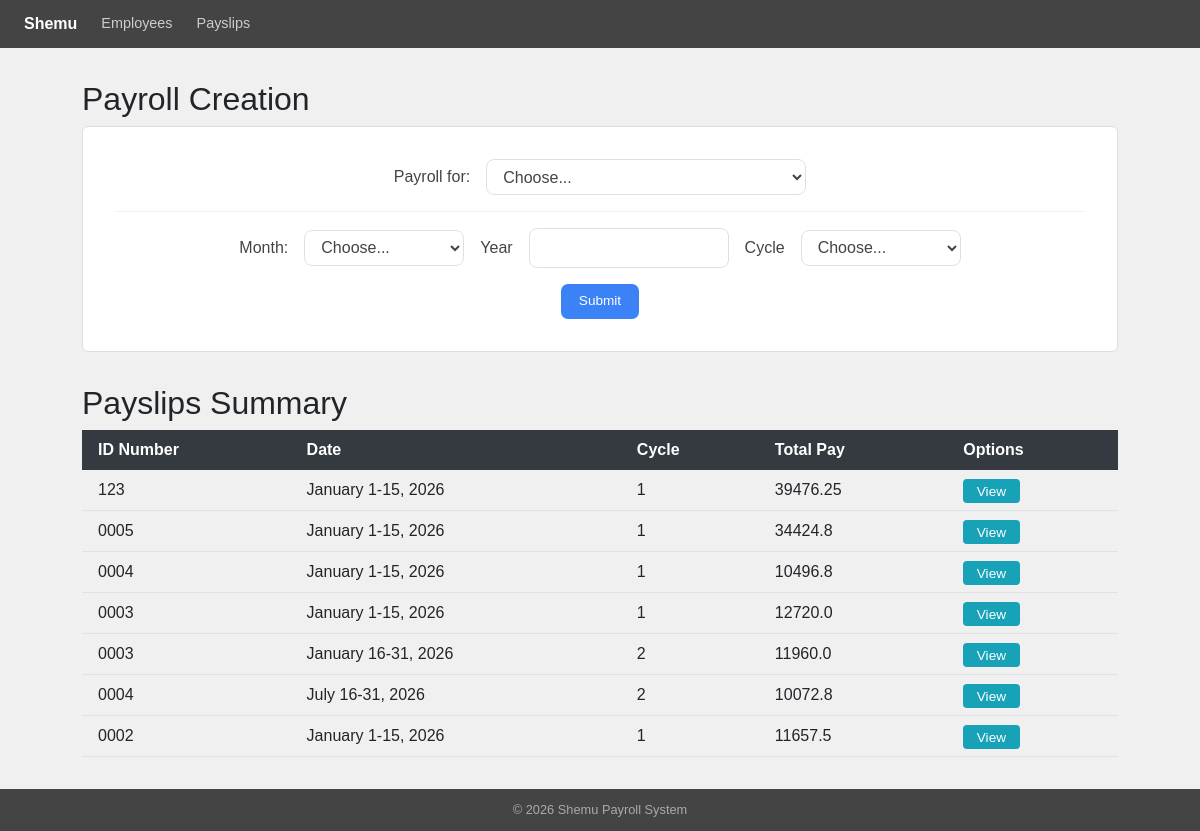
Page /payslips/ on the earlier database version.
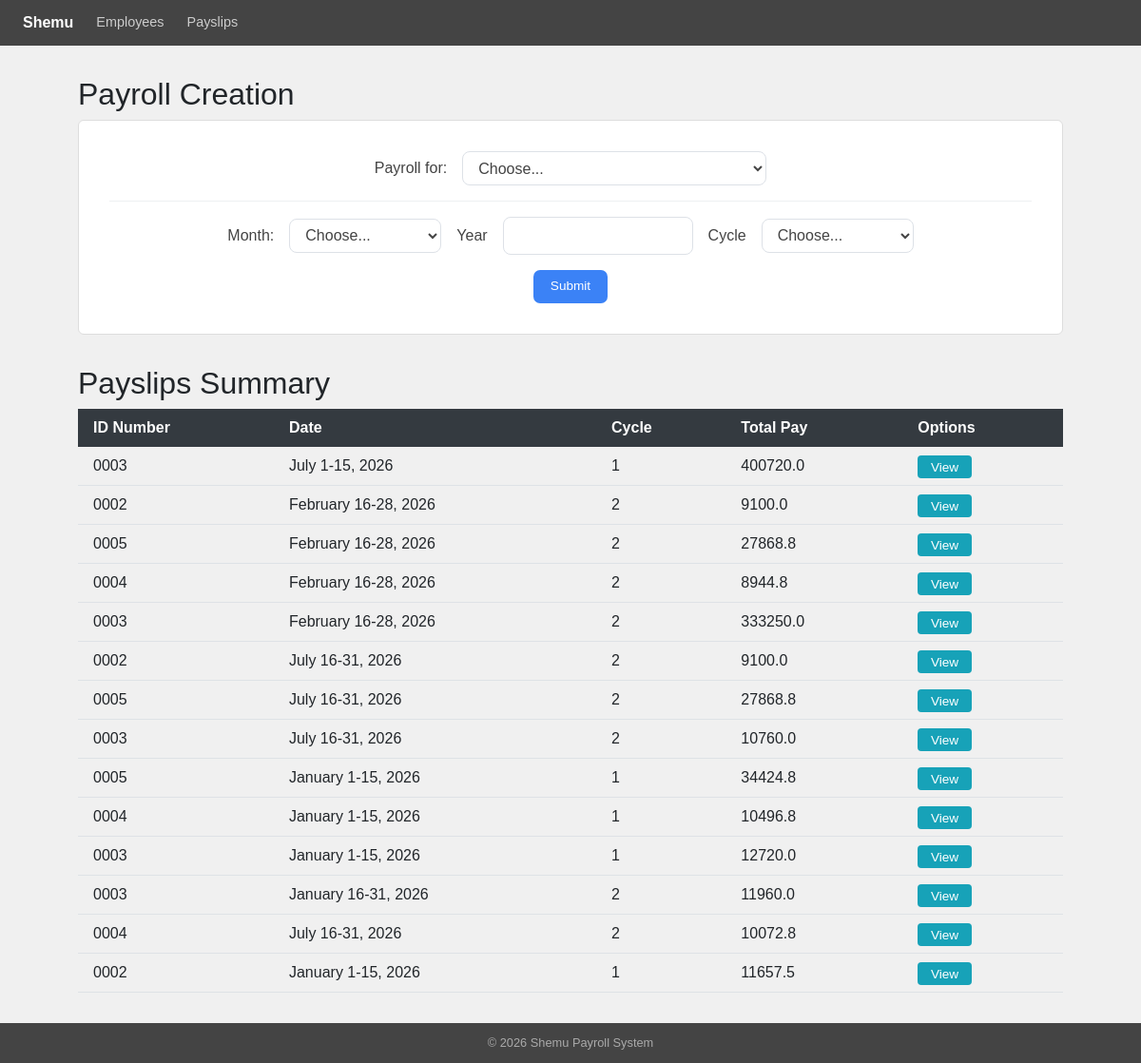
Same page on the later database version.
### payroll_app/models.py (models this page shows, shortened)
class Payslip(models.Model):
    employee_id_number = models.ForeignKey(Employee, on_delete=models.CASCADE)
    month = models.CharField(max_length=20)
    date_range = models.CharField(max_length=50)
    year = models.CharField(max_length=10)
    pay_cycle = models.IntegerField()
    rate = models.FloatField()
    earnings_allowance = models.FloatField()
    deductions_tax = models.FloatField()
    deductions_health = models.FloatField()
    pag_ibig = models.FloatField()
    sss = models.FloatField()
    overtime = models.FloatField()
    total_pay = models.FloatField()

class Employee(models.Model):
    name = models.CharField(max_length=100)
    id_number = models.CharField(max_length=50, unique=True)
    rate = models.FloatField()
    overtime_pay = models.FloatField(null=True, blank=True)
    allowance = models.FloatField(null=True, blank=True)

### payroll_app/views.py (the view)
# urls.py: path('payslips/',                  views.payslips,        name='payslips'),
def payslips(request):
    all_payslips = Payslip.objects.all().order_by('-pk') #fetches all payslip records from DB, ordered by newest first
    all_employees = Employee.objects.all() #fetches all Employee records
    context = {
        'payslips'  : all_payslips,
        'employees' : all_employees,
    }
    return render(request, 'payroll_app/payslips.html', context)

### payroll_app/templates/payroll_app/payslips.html (shortened to what this page needs)
{% extends 'payroll_app/base.html' %}
{% block content %}
<div style="max-width:1100px;">
  <h2>Payroll Creation</h2>
  <div class="form-card" style="max-width:1100px; width:100%;">
    <form method="post" action="{% url 'create_payroll' %}">
      <div style="display:flex; justify-content:center; align-items:center; gap:1rem; padding-bottom:1rem; border-bottom:1px solid #eef0f2; margin-bottom:1rem;">
        <label for="id_payroll_for" style="white-space:nowrap; font-weight:500; color:#444;">Payroll for:</label>
        <select id="id_payroll_for" name="payroll_for" style="width:320px; border:1px solid #dde1e7; border-radius:8px; padding:.45rem .75rem; background-color:#fff; color:#444; outline:none;">
          <option value="">Choose...</option>
        </select>
      </div>
      <div style="display:flex; justify-content:center; align-items:center; gap:1rem; margin-bottom:1rem;">
        <label for="id_month" style="white-space:nowrap; color:#444;">Month:</label>
        <select id="id_month" name="month" style="width:160px; border:1px solid #dde1e7; border-radius:8px; padding:.45rem .75rem; background-color:#fff; color:#444; outline:none;">
          <option value="">Choose...</option>
        </select>
        <label for="id_year" style="white-space:nowrap; color:#444;">Year</label>
        <input type="text" id="id_year" name="year" maxlength="4" pattern="[0-9]{4}" placeholder="" style="width:200px; border:1px solid #dde1e7; border-radius:8px; padding:.45rem .75rem; background-color:#fff; color:#444; outline:none;">
        <label for="id_cycle" style="white-space:nowrap; color:#444;">Cycle</label>
        <select id="id_cycle" name="cycle" style="width:160px; border:1px solid #dde1e7; border-radius:8px; padding:.45rem .75rem; background-color:#fff; color:#444; outline:none;">
          <option value="">Choose...</option>
        </select>
      </div>
      <div style="display:flex; justify-content:center;">
        <button type="submit" class="btn-shemu-primary">Submit</button>
      </div>
    </form>
  </div>
  <div style="margin-top:2rem;">
    <h2>Payslips Summary</h2>
    <table style="width:100%; border-collapse:collapse;">
      <thead>
        <tr style="background-color:#343a40; color:white;">
          <th style="padding:.50rem 1rem; text-align:left;">ID Number</th>
          <th style="padding:.50rem 1rem; text-align:left;">Date</th>
          <th style="padding:.50rem 1rem; text-align:left;">Cycle</th>
          <th style="padding:.50rem 1rem; text-align:left;">Total Pay</th>
          <th style="padding:.50rem 1rem; text-align:left;">Options</th>
        </tr>
      </thead>
      <tbody>
        {% for payslip in payslips %}
        <tr style="border-bottom:1px solid #dee2e6;">
          <td style="padding:.50rem 1rem;">{{ payslip.employee_id_number.id_number }}</td>
          <td style="padding:.50rem 1rem;">{{ payslip.date_range }}</td>
          <td style="padding:.50rem 1rem;">{{ payslip.pay_cycle }}</td>
          <td style="padding:.50rem 1rem;">{{ payslip.total_pay }}</td>
          <td style="padding:.50rem 1rem;">
            <a href="{% url 'view_payslip' payslip.id %}" style="padding:.3rem .85rem; font-size:.85rem; background-color:#17a2b8; color:white; border-radius:4px; text-decoration:none;">View</a>
          </td>
        </tr>
        {% empty %}
        <tr>
          <td colspan="5" style="text-align:center; padding:1rem; color:#94a3b8;">No payslips yet.</td>
        </tr>
        {% endfor %}
      </tbody>
    </table>
  </div>
</div>
{% endblock %}

### payroll_app/templates/payroll_app/base.html (shortened to what this page needs)
<!DOCTYPE html>
<html lang="en">
<head>
  <link href="https://cdn.jsdelivr.net/npm/bootstrap@5.3.0/dist/css/bootstrap.min.css" rel="stylesheet"/>
</head>
<body>
  <nav class="top-nav">
    <a href="{% url 'employees' %}" class="brand">Shemu</a>
    <a href="{% url 'employees' %}">Employees</a>
    <a href="{% url 'payslips' %}">Payslips</a>
  </nav>
  <div class="main-content">
    {% block content %}{% endblock %}
  </div>
  <footer class="bottom-footer">
    &copy; 2026 Shemu Payroll System
  </footer>
</body>
</html>

### payroll_app/templates/payroll_app/base.html (style rules this page uses)
body { background: #f0f0f0; font-family: Arial, sans-serif; min-height: 100vh; display: flex; flex-direction: column; }
.top-nav { background: #444; padding: 0 1.5rem; height: 48px; display: flex; align-items: center; gap: 1.5rem; }
.top-nav .brand { color: #fff; font-weight: bold; font-size: 1rem; text-decoration: none; }
.top-nav a { color: #ccc; text-decoration: none; font-size: .9rem; }
.main-content { flex: 1; padding: 2rem; max-width: 1100px; width: 100%; margin: 0 auto; }
.btn-shemu-primary { background: #3b82f6; color: #fff; border: none; padding: .45rem 1.1rem; border-radius: 7px; font-size: .85rem; cursor: pointer; text-decoration: none; display: inline-flex; align-items: center; gap: .35rem; }
.form-card { background: #fff; border: 1px solid #ddd; border-radius: 6px; padding: 2rem; max-width: 460px; margin: 0 auto; }
.bottom-footer { background: #444; text-align: center; padding: .7rem; font-size: .8rem; color: #aaa; }

Differences in the rows shown:
removed Payslip: employee_id_number.id_number "123", date_range "January 1-15, 2026", pay_cycle "1", total_pay "39476.25"
added Payslip: employee_id_number.id_number "0003", date_range "July 1-15, 2026", pay_cycle "1", total_pay "400720.0"
added Payslip: employee_id_number.id_number "0002", date_range "February 16-28, 2026", pay_cycle "2", total_pay "9100.0"
added Payslip: employee_id_number.id_number "0005", date_range "February 16-28, 2026", pay_cycle "2", total_pay "27868.8"
added Payslip: employee_id_number.id_number "0004", date_range "February 16-28, 2026", pay_cycle "2", total_pay "8944.8"
added Payslip: employee_id_number.id_number "0003", date_range "February 16-28, 2026", pay_cycle "2", total_pay "333250.0"
added Payslip: employee_id_number.id_number "0002", date_range "July 16-31, 2026", pay_cycle "2", total_pay "9100.0"
added Payslip: employee_id_number.id_number "0005", date_range "July 16-31, 2026", pay_cycle "2", total_pay "27868.8"
added Payslip: employee_id_number.id_number "0003", date_range "July 16-31, 2026", pay_cycle "2", total_pay "10760.0"
